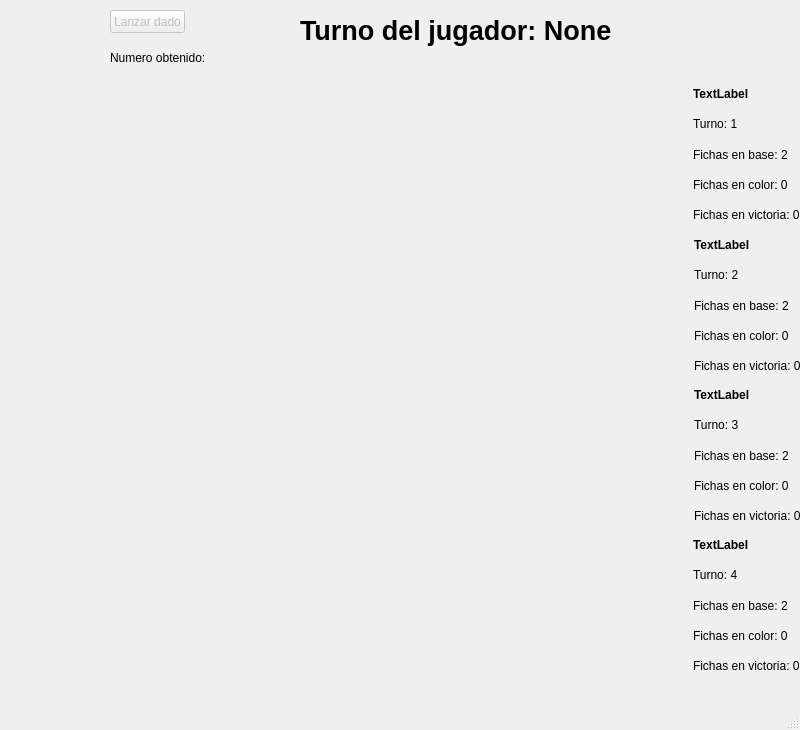
<?xml version="1.0" encoding="UTF-8"?>
<ui version="4.0">
 <class>MainWindow</class>
 <widget class="QMainWindow" name="MainWindow">
  <property name="geometry">
   <rect>
    <x>0</x>
    <y>0</y>
    <width>800</width>
    <height>730</height>
   </rect>
  </property>
  <property name="minimumSize">
   <size>
    <width>800</width>
    <height>730</height>
   </size>
  </property>
  <property name="maximumSize">
   <size>
    <width>800</width>
    <height>730</height>
   </size>
  </property>
  <property name="windowTitle">
   <string>MainWindow</string>
  </property>
  <widget class="QWidget" name="centralwidget">
   <widget class="QLabel" name="tablero">
    <property name="geometry">
     <rect>
      <x>0</x>
      <y>80</y>
      <width>600</width>
      <height>600</height>
     </rect>
    </property>
    <property name="minimumSize">
     <size>
      <width>600</width>
      <height>600</height>
     </size>
    </property>
    <property name="maximumSize">
     <size>
      <width>600</width>
      <height>600</height>
     </size>
    </property>
    <property name="text">
     <string/>
    </property>
    <property name="pixmap">
     <pixmap>../../Sprites/Juego/tablero.png</pixmap>
    </property>
    <property name="scaledContents">
     <bool>true</bool>
    </property>
   </widget>
   <widget class="QLabel" name="img_dado">
    <property name="geometry">
     <rect>
      <x>0</x>
      <y>0</y>
      <width>80</width>
      <height>80</height>
     </rect>
    </property>
    <property name="maximumSize">
     <size>
      <width>80</width>
      <height>80</height>
     </size>
    </property>
    <property name="text">
     <string/>
    </property>
    <property name="pixmap">
     <pixmap>../../Sprites/Logos/dado.png</pixmap>
    </property>
    <property name="scaledContents">
     <bool>true</bool>
    </property>
   </widget>
   <widget class="QPushButton" name="lanzar_dado">
    <property name="enabled">
     <bool>false</bool>
    </property>
    <property name="geometry">
     <rect>
      <x>110</x>
      <y>10</y>
      <width>75</width>
      <height>23</height>
     </rect>
    </property>
    <property name="text">
     <string>Lanzar dado</string>
    </property>
    <property name="checkable">
     <bool>false</bool>
    </property>
   </widget>
   <widget class="QLabel" name="final_azul">
    <property name="geometry">
     <rect>
      <x>300</x>
      <y>180</y>
      <width>95</width>
      <height>95</height>
     </rect>
    </property>
    <property name="maximumSize">
     <size>
      <width>95</width>
      <height>95</height>
     </size>
    </property>
    <property name="text">
     <string/>
    </property>
    <property name="pixmap">
     <pixmap>../../Sprites/Juego/estrella.png</pixmap>
    </property>
    <property name="scaledContents">
     <bool>true</bool>
    </property>
   </widget>
   <widget class="QLabel" name="final_amarillo">
    <property name="geometry">
     <rect>
      <x>400</x>
      <y>380</y>
      <width>95</width>
      <height>95</height>
     </rect>
    </property>
    <property name="maximumSize">
     <size>
      <width>95</width>
      <height>95</height>
     </size>
    </property>
    <property name="text">
     <string/>
    </property>
    <property name="pixmap">
     <pixmap>../../Sprites/Juego/estrella.png</pixmap>
    </property>
    <property name="scaledContents">
     <bool>true</bool>
    </property>
   </widget>
   <widget class="QLabel" name="final_rojo">
    <property name="geometry">
     <rect>
      <x>100</x>
      <y>280</y>
      <width>95</width>
      <height>95</height>
     </rect>
    </property>
    <property name="maximumSize">
     <size>
      <width>95</width>
      <height>95</height>
     </size>
    </property>
    <property name="text">
     <string/>
    </property>
    <property name="pixmap">
     <pixmap>../../Sprites/Juego/estrella.png</pixmap>
    </property>
    <property name="scaledContents">
     <bool>true</bool>
    </property>
   </widget>
   <widget class="QLabel" name="final_verde">
    <property name="geometry">
     <rect>
      <x>200</x>
      <y>480</y>
      <width>95</width>
      <height>95</height>
     </rect>
    </property>
    <property name="maximumSize">
     <size>
      <width>95</width>
      <height>95</height>
     </size>
    </property>
    <property name="text">
     <string/>
    </property>
    <property name="pixmap">
     <pixmap>../../Sprites/Juego/estrella.png</pixmap>
    </property>
    <property name="scaledContents">
     <bool>true</bool>
    </property>
   </widget>
   <widget class="QLabel" name="turno_actual">
    <property name="geometry">
     <rect>
      <x>300</x>
      <y>10</y>
      <width>491</width>
      <height>41</height>
     </rect>
    </property>
    <property name="font">
     <font>
      <pointsize>20</pointsize>
      <weight>75</weight>
      <bold>true</bold>
     </font>
    </property>
    <property name="text">
     <string>Turno del jugador: None</string>
    </property>
   </widget>
   <widget class="QWidget" name="horizontalLayoutWidget">
    <property name="geometry">
     <rect>
      <x>599</x>
      <y>79</y>
      <width>201</width>
      <height>151</height>
     </rect>
    </property>
    <layout class="QHBoxLayout" name="horizontalLayout">
     <property name="spacing">
      <number>0</number>
     </property>
     <item>
      <widget class="QLabel" name="ficha_1">
       <property name="sizePolicy">
        <sizepolicy hsizetype="Preferred" vsizetype="Preferred">
         <horstretch>0</horstretch>
         <verstretch>0</verstretch>
        </sizepolicy>
       </property>
       <property name="maximumSize">
        <size>
         <width>100</width>
         <height>149</height>
        </size>
       </property>
       <property name="text">
        <string/>
       </property>
       <property name="pixmap">
        <pixmap>../../../../../../../../../../../../../Sprites/Fichas/Simples/ficha-azul.png</pixmap>
       </property>
       <property name="scaledContents">
        <bool>true</bool>
       </property>
      </widget>
     </item>
     <item>
      <layout class="QVBoxLayout" name="verticalLayout">
       <property name="leftMargin">
        <number>0</number>
       </property>
       <item>
        <widget class="QLabel" name="nombre_1">
         <property name="font">
          <font>
           <weight>75</weight>
           <bold>true</bold>
          </font>
         </property>
         <property name="text">
          <string>TextLabel</string>
         </property>
        </widget>
       </item>
       <item>
        <widget class="QLabel" name="orden_1">
         <property name="text">
          <string>Turno: 1</string>
         </property>
        </widget>
       </item>
       <item>
        <widget class="QLabel" name="base_1">
         <property name="text">
          <string>Fichas en base: 2</string>
         </property>
        </widget>
       </item>
       <item>
        <widget class="QLabel" name="color_1">
         <property name="text">
          <string>Fichas en color: 0</string>
         </property>
        </widget>
       </item>
       <item>
        <widget class="QLabel" name="victoria_1">
         <property name="text">
          <string>Fichas en victoria: 0</string>
         </property>
        </widget>
       </item>
      </layout>
     </item>
    </layout>
   </widget>
   <widget class="QWidget" name="horizontalLayoutWidget_2">
    <property name="geometry">
     <rect>
      <x>600</x>
      <y>230</y>
      <width>201</width>
      <height>151</height>
     </rect>
    </property>
    <layout class="QHBoxLayout" name="horizontalLayout_2">
     <property name="spacing">
      <number>0</number>
     </property>
     <item>
      <widget class="QLabel" name="ficha_2">
       <property name="sizePolicy">
        <sizepolicy hsizetype="Preferred" vsizetype="Preferred">
         <horstretch>0</horstretch>
         <verstretch>0</verstretch>
        </sizepolicy>
       </property>
       <property name="maximumSize">
        <size>
         <width>100</width>
         <height>149</height>
        </size>
       </property>
       <property name="text">
        <string/>
       </property>
       <property name="pixmap">
        <pixmap>../../../../../../../../../../../../../Sprites/Juego/estrella.png</pixmap>
       </property>
       <property name="scaledContents">
        <bool>true</bool>
       </property>
      </widget>
     </item>
     <item>
      <layout class="QVBoxLayout" name="verticalLayout_2">
       <property name="leftMargin">
        <number>0</number>
       </property>
       <item>
        <widget class="QLabel" name="nombre_2">
         <property name="font">
          <font>
           <weight>75</weight>
           <bold>true</bold>
          </font>
         </property>
         <property name="text">
          <string>TextLabel</string>
         </property>
        </widget>
       </item>
       <item>
        <widget class="QLabel" name="orden_2">
         <property name="text">
          <string>Turno: 2</string>
         </property>
        </widget>
       </item>
       <item>
        <widget class="QLabel" name="base_2">
         <property name="text">
          <string>Fichas en base: 2</string>
         </property>
        </widget>
       </item>
       <item>
        <widget class="QLabel" name="color_2">
         <property name="text">
          <string>Fichas en color: 0</string>
         </property>
        </widget>
       </item>
       <item>
        <widget class="QLabel" name="victoria_2">
         <property name="text">
          <string>Fichas en victoria: 0</string>
         </property>
        </widget>
       </item>
      </layout>
     </item>
    </layout>
   </widget>
   <widget class="QWidget" name="horizontalLayoutWidget_3">
    <property name="geometry">
     <rect>
      <x>600</x>
      <y>380</y>
      <width>201</width>
      <height>151</height>
     </rect>
    </property>
    <layout class="QHBoxLayout" name="horizontalLayout_3">
     <property name="spacing">
      <number>0</number>
     </property>
     <item>
      <widget class="QLabel" name="ficha_3">
       <property name="sizePolicy">
        <sizepolicy hsizetype="Preferred" vsizetype="Preferred">
         <horstretch>0</horstretch>
         <verstretch>0</verstretch>
        </sizepolicy>
       </property>
       <property name="maximumSize">
        <size>
         <width>100</width>
         <height>149</height>
        </size>
       </property>
       <property name="text">
        <string/>
       </property>
       <property name="pixmap">
        <pixmap>../../../../../../../../../../../../../Sprites/Juego/estrella.png</pixmap>
       </property>
       <property name="scaledContents">
        <bool>true</bool>
       </property>
      </widget>
     </item>
     <item>
      <layout class="QVBoxLayout" name="verticalLayout_3">
       <property name="leftMargin">
        <number>0</number>
       </property>
       <item>
        <widget class="QLabel" name="nombre_3">
         <property name="font">
          <font>
           <weight>75</weight>
           <bold>true</bold>
          </font>
         </property>
         <property name="text">
          <string>TextLabel</string>
         </property>
        </widget>
       </item>
       <item>
        <widget class="QLabel" name="orden_3">
         <property name="text">
          <string>Turno: 3</string>
         </property>
        </widget>
       </item>
       <item>
        <widget class="QLabel" name="base_3">
         <property name="text">
          <string>Fichas en base: 2</string>
         </property>
        </widget>
       </item>
       <item>
        <widget class="QLabel" name="color_3">
         <property name="text">
          <string>Fichas en color: 0</string>
         </property>
        </widget>
       </item>
       <item>
        <widget class="QLabel" name="victoria_3">
         <property name="text">
          <string>Fichas en victoria: 0</string>
         </property>
        </widget>
       </item>
      </layout>
     </item>
    </layout>
   </widget>
   <widget class="QWidget" name="horizontalLayoutWidget_4">
    <property name="geometry">
     <rect>
      <x>600</x>
      <y>530</y>
      <width>203</width>
      <height>151</height>
     </rect>
    </property>
    <layout class="QHBoxLayout" name="horizontalLayout_4">
     <property name="spacing">
      <number>0</number>
     </property>
     <item>
      <widget class="QLabel" name="ficha_4">
       <property name="sizePolicy">
        <sizepolicy hsizetype="Preferred" vsizetype="Preferred">
         <horstretch>0</horstretch>
         <verstretch>0</verstretch>
        </sizepolicy>
       </property>
       <property name="maximumSize">
        <size>
         <width>100</width>
         <height>149</height>
        </size>
       </property>
       <property name="text">
        <string/>
       </property>
       <property name="pixmap">
        <pixmap>../../../../../../../../../../../../../Sprites/Juego/estrella.png</pixmap>
       </property>
       <property name="scaledContents">
        <bool>true</bool>
       </property>
      </widget>
     </item>
     <item>
      <layout class="QVBoxLayout" name="verticalLayout_4">
       <property name="leftMargin">
        <number>0</number>
       </property>
       <item>
        <widget class="QLabel" name="nombre_4">
         <property name="font">
          <font>
           <weight>75</weight>
           <bold>true</bold>
          </font>
         </property>
         <property name="text">
          <string>TextLabel</string>
         </property>
        </widget>
       </item>
       <item>
        <widget class="QLabel" name="orden_4">
         <property name="text">
          <string>Turno: 4</string>
         </property>
        </widget>
       </item>
       <item>
        <widget class="QLabel" name="base_4">
         <property name="text">
          <string>Fichas en base: 2</string>
         </property>
        </widget>
       </item>
       <item>
        <widget class="QLabel" name="color_4">
         <property name="text">
          <string>Fichas en color: 0</string>
         </property>
        </widget>
       </item>
       <item>
        <widget class="QLabel" name="victoria_4">
         <property name="text">
          <string>Fichas en victoria: 0 </string>
         </property>
        </widget>
       </item>
      </layout>
     </item>
    </layout>
   </widget>
   <widget class="QLabel" name="num_dado">
    <property name="geometry">
     <rect>
      <x>110</x>
      <y>50</y>
      <width>111</width>
      <height>16</height>
     </rect>
    </property>
    <property name="text">
     <string>Numero obtenido: </string>
    </property>
   </widget>
   <widget class="QLabel" name="azul_1">
    <property name="geometry">
     <rect>
      <x>0</x>
      <y>80</y>
      <width>60</width>
      <height>100</height>
     </rect>
    </property>
    <property name="minimumSize">
     <size>
      <width>60</width>
      <height>100</height>
     </size>
    </property>
    <property name="maximumSize">
     <size>
      <width>60</width>
      <height>100</height>
     </size>
    </property>
    <property name="text">
     <string/>
    </property>
    <property name="scaledContents">
     <bool>true</bool>
    </property>
   </widget>
   <widget class="QLabel" name="rojo_1">
    <property name="geometry">
     <rect>
      <x>0</x>
      <y>580</y>
      <width>60</width>
      <height>100</height>
     </rect>
    </property>
    <property name="minimumSize">
     <size>
      <width>60</width>
      <height>100</height>
     </size>
    </property>
    <property name="maximumSize">
     <size>
      <width>60</width>
      <height>100</height>
     </size>
    </property>
    <property name="text">
     <string/>
    </property>
    <property name="scaledContents">
     <bool>true</bool>
    </property>
   </widget>
   <widget class="QLabel" name="verde_1">
    <property name="geometry">
     <rect>
      <x>490</x>
      <y>580</y>
      <width>60</width>
      <height>100</height>
     </rect>
    </property>
    <property name="minimumSize">
     <size>
      <width>60</width>
      <height>100</height>
     </size>
    </property>
    <property name="maximumSize">
     <size>
      <width>60</width>
      <height>100</height>
     </size>
    </property>
    <property name="text">
     <string/>
    </property>
    <property name="scaledContents">
     <bool>true</bool>
    </property>
   </widget>
   <widget class="QLabel" name="amarillo_1">
    <property name="geometry">
     <rect>
      <x>500</x>
      <y>80</y>
      <width>60</width>
      <height>100</height>
     </rect>
    </property>
    <property name="minimumSize">
     <size>
      <width>60</width>
      <height>100</height>
     </size>
    </property>
    <property name="maximumSize">
     <size>
      <width>60</width>
      <height>100</height>
     </size>
    </property>
    <property name="text">
     <string/>
    </property>
    <property name="scaledContents">
     <bool>true</bool>
    </property>
   </widget>
   <widget class="QLabel" name="azul_2">
    <property name="geometry">
     <rect>
      <x>0</x>
      <y>80</y>
      <width>100</width>
      <height>100</height>
     </rect>
    </property>
    <property name="minimumSize">
     <size>
      <width>60</width>
      <height>100</height>
     </size>
    </property>
    <property name="maximumSize">
     <size>
      <width>100</width>
      <height>100</height>
     </size>
    </property>
    <property name="text">
     <string/>
    </property>
    <property name="pixmap">
     <pixmap>../../Sprites/Fichas/Dobles/fichas-azules.png</pixmap>
    </property>
    <property name="scaledContents">
     <bool>true</bool>
    </property>
   </widget>
   <widget class="QLabel" name="amarillo_2">
    <property name="geometry">
     <rect>
      <x>500</x>
      <y>80</y>
      <width>100</width>
      <height>100</height>
     </rect>
    </property>
    <property name="minimumSize">
     <size>
      <width>60</width>
      <height>100</height>
     </size>
    </property>
    <property name="maximumSize">
     <size>
      <width>100</width>
      <height>100</height>
     </size>
    </property>
    <property name="text">
     <string/>
    </property>
    <property name="pixmap">
     <pixmap>../../Sprites/Fichas/Dobles/fichas-amarillas.png</pixmap>
    </property>
    <property name="scaledContents">
     <bool>true</bool>
    </property>
   </widget>
   <widget class="QLabel" name="verde_2">
    <property name="geometry">
     <rect>
      <x>490</x>
      <y>580</y>
      <width>100</width>
      <height>100</height>
     </rect>
    </property>
    <property name="minimumSize">
     <size>
      <width>60</width>
      <height>100</height>
     </size>
    </property>
    <property name="maximumSize">
     <size>
      <width>100</width>
      <height>100</height>
     </size>
    </property>
    <property name="text">
     <string/>
    </property>
    <property name="pixmap">
     <pixmap>../../Sprites/Fichas/Dobles/fichas-verdes.png</pixmap>
    </property>
    <property name="scaledContents">
     <bool>true</bool>
    </property>
   </widget>
   <widget class="QLabel" name="rojo_2">
    <property name="geometry">
     <rect>
      <x>0</x>
      <y>580</y>
      <width>100</width>
      <height>100</height>
     </rect>
    </property>
    <property name="minimumSize">
     <size>
      <width>60</width>
      <height>100</height>
     </size>
    </property>
    <property name="maximumSize">
     <size>
      <width>100</width>
      <height>100</height>
     </size>
    </property>
    <property name="text">
     <string/>
    </property>
    <property name="pixmap">
     <pixmap>../../Sprites/Fichas/Dobles/fichas-rojas.png</pixmap>
    </property>
    <property name="scaledContents">
     <bool>true</bool>
    </property>
   </widget>
  </widget>
  <widget class="QMenuBar" name="menubar">
   <property name="geometry">
    <rect>
     <x>0</x>
     <y>0</y>
     <width>800</width>
     <height>21</height>
    </rect>
   </property>
  </widget>
  <widget class="QStatusBar" name="statusbar"/>
 </widget>
 <resources/>
 <connections/>
</ui>
